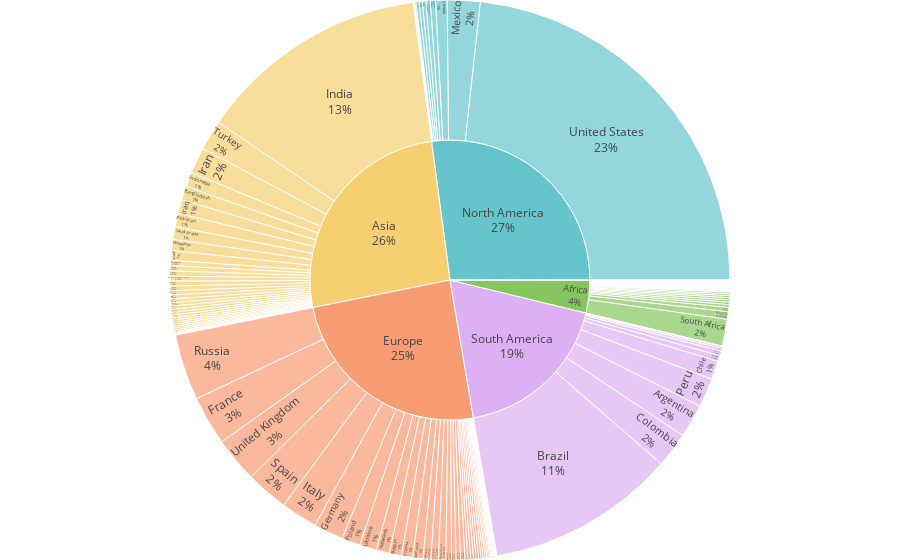

Source (notebook cell):
### Code cell
fig = px.sunburst(
    data_frame = df3,
    path = ['continent', 'location'],
    title = "Breakdown of total cases in the world",
    values = 'total_cases',
    hover_data = ['total_cases'],
    
    
    #color = "Country_Region",
    color_discrete_sequence=px.colors.qualitative.Pastel,
    maxdepth = 2,
   
)

fig.update_traces(textinfo='label+percent root')
fig.update_layout(margin=dict(t=0, l=0, r=0, b=0))


fig.show()

### Figure 1 — Plotly figure (JSON) as saved in the notebook; plotly's stock layout.template omitted (floating-point values rounded to 4 significant figures; data arrays with more than 128 entries replaced by an {"elided": "..."} marker saying what was removed)
{"data": [{"branchvalues": "total", "customdata": {"elided": "197x1 int values"}, "domain": {"x": [0, 1], "y": [0, 1]}, "hovertemplate": "labels=%{label}<br>total_cases=%{customdata[0]}<br>parent=%{parent}<br>id=%{id}<extra></extra>", "ids": {"elided": "197 str values"}, "labels": {"elided": "197 str values"}, "maxdepth": 2, "name": "", "parents": {"elided": "197 str values"}, "textinfo": "label+percent root", "type": "sunburst", "values": {"elided": "197 int values"}}], "layout": {"legend": {"tracegroupgap": 0}, "margin": {"b": 0, "l": 0, "r": 0, "t": 0}, "sunburstcolorway": ["rgb(102, 197, 204)", "rgb(246, 207, 113)", "rgb(248, 156, 116)", "rgb(220, 176, 242)", "rgb(135, 197, 95)", "rgb(158, 185, 243)", "rgb(254, 136, 177)", "rgb(201, 219, 116)", "rgb(139, 224, 164)", "rgb(180, 151, 231)", "rgb(179, 179, 179)"], "title": {"text": "Breakdown of total cases in the world"}}}
